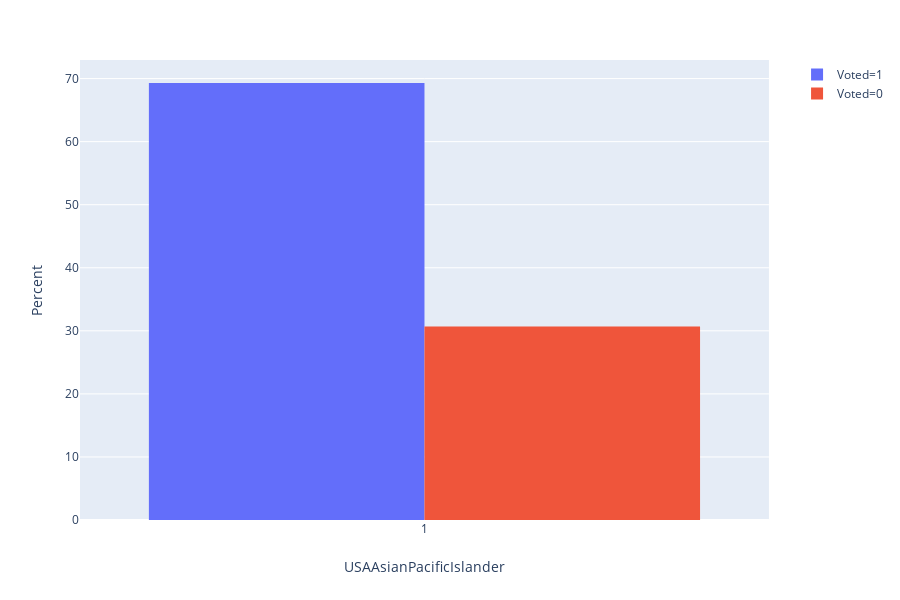

The code cell stored with this chart in its notebook:
### Code cell
ShowTwoWayHeatmap(data,'USAAsianPacificIslander','Voted', normalize=False)

fig=px.histogram(data[data['USAAsianPacificIslander']==1], x="USAAsianPacificIslander",color='Voted',color_discrete_map=color_discrete_map,barnorm='percent')
fig.update_layout(barmode='group',yaxis_title="Percent")

### Figure 1 — Plotly figure (JSON) as saved in the notebook; plotly's stock layout.template omitted (floating-point values rounded to 4 significant figures)
{"data": [{"alignmentgroup": "True", "bingroup": "x", "hoverlabel": {"namelength": 0}, "hovertemplate": "Voted=1<br>USAAsianPacificIslander=%{x}<br>count=%{y}", "legendgroup": "Voted=1", "marker": {"color": "#636EFA"}, "name": "Voted=1", "offsetgroup": "Voted=1", "orientation": "v", "showlegend": true, "type": "histogram", "x": [1, 1, 1, 1, 1, 1, 1, 1, 1, 1, 1, 1, 1, 1, 1, 1, 1, 1, 1, 1, 1, 1, 1, 1, 1, 1, 1, 1, 1, 1, 1, 1, 1, 1, 1, 1, 1, 1, 1, 1, 1, 1, 1, 1, 1, 1, 1, 1, 1, 1, 1, 1, 1, 1, 1, 1, 1, 1, 1, 1, 1, 1, 1, 1, 1, 1, 1, 1, 1, 1, 1, 1, 1, 1, 1, 1, 1, 1, 1], "xaxis": "x", "yaxis": "y"}, {"alignmentgroup": "True", "bingroup": "x", "hoverlabel": {"namelength": 0}, "hovertemplate": "Voted=0<br>USAAsianPacificIslander=%{x}<br>count=%{y}", "legendgroup": "Voted=0", "marker": {"color": "#EF553B"}, "name": "Voted=0", "offsetgroup": "Voted=0", "orientation": "v", "showlegend": true, "type": "histogram", "x": [1, 1, 1, 1, 1, 1, 1, 1, 1, 1, 1, 1, 1, 1, 1, 1, 1, 1, 1, 1, 1, 1, 1, 1, 1, 1, 1, 1, 1, 1, 1, 1, 1, 1, 1], "xaxis": "x", "yaxis": "y"}], "layout": {"barmode": "group", "barnorm": "percent", "height": 600, "legend": {"tracegroupgap": 0}, "margin": {"t": 60}, "xaxis": {"anchor": "y", "domain": [0, 0.98], "title": {"text": "USAAsianPacificIslander"}}, "yaxis": {"anchor": "x", "domain": [0, 1], "title": {"text": "Percent"}}}}
